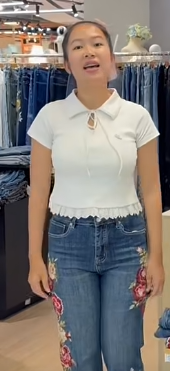
#> input picture data/staff_profiles/staff_1.png, 170 x 371 px; its folder holds only this picture in this run
$ python staff_matcher.py
#> lines starting #> are read from the running program, lines starting #| are printed output that depends on the picture
"""
Staff Profile & Visual Identification Module
Recognizes store staff (such as the female front desk staff) by:
1. Color histogram correlation with reference profiles in data/staff_profiles/
2. Clothing signature (white top + blue denim jeans)
3. Stationary dwell / counter position
"""
import os
import cv2
import numpy as np
import logging

logger = logging.getLogger("staff_matcher")

PROFILES_DIR = os.path.join(os.path.dirname(__file__), "data", "staff_profiles")

class StaffMatcher:
    def __init__(self):
        self.ref_histograms = []
        self._load_reference_profiles()

    def _load_reference_profiles(self):
        self.ref_histograms = []
        if not os.path.exists(PROFILES_DIR):
            return
        for fname in os.listdir(PROFILES_DIR):
            if fname.lower().endswith(('.png', '.jpg', '.jpeg')):
                fpath = os.path.join(PROFILES_DIR, fname)
                img = cv2.imread(fpath)
#> img is the input picture: shape (371, 170, 3); mean B, G, R 117, 120.9, 128.1
                if img is not None:
                    hsv = cv2.cvtColor(img, cv2.COLOR_BGR2HSV)
#> hsv: shape (371, 170, 3); mean H, S, V 60.6, 76.2, 140.2
                    hist = cv2.calcHist([hsv], [0, 1], None, [50, 60], [0, 180, 0, 256])
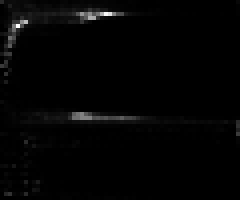
#> hist: shape (50, 60) float32 (shown 4 times larger); min 0, max 1342, mean 21; drawn with min black and max white
                    cv2.normalize(hist, hist, 0, 1, cv2.NORM_MINMAX)
                    self.ref_histograms.append((fname, hist))
        logger.info(f"Loaded {len(self.ref_histograms)} staff reference profiles.")

    # [74 lines left out: function match_person_crop, not called in this run]

# Global singleton
staff_matcher = StaffMatcher()

$ run again, on data/staff_profiles/staff_2.png
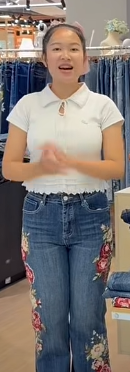
#> input picture data/staff_profiles/staff_2.png, 130 x 372 px
#> in _load_reference_profiles, img is the input picture: shape (372, 130, 3); mean B, G, R 114.7, 118.5, 126.7
#> hsv: shape (372, 130, 3); mean H, S, V 59.6, 79, 139.9
#> in _load_reference_profiles, `hist = cv2.calcHist([hsv], [0, 1], None, [50, 60], [0, 180, 0, 256])`:
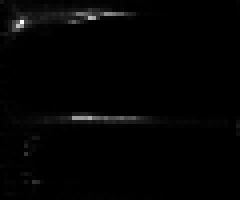
#> hist: shape (50, 60) float32 (shown 4 times larger); min 0, max 1161, mean 16.1; drawn with min black and max white

$ run again, on data/staff_profiles/staff_front_red.png
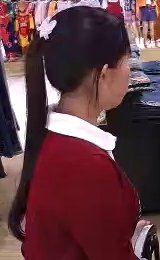
#> input picture data/staff_profiles/staff_front_red.png, 160 x 260 px
#> in _load_reference_profiles, img is the input picture: shape (260, 160, 3); mean B, G, R 67.2, 60.5, 98
#> hsv: shape (260, 160, 3); mean H, S, V 125.5, 118.3, 99.8
#> in _load_reference_profiles, `hist = cv2.calcHist([hsv], [0, 1], None, [50, 60], [0, 180, 0, 256])`:
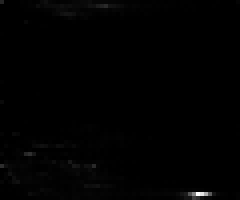
#> hist: shape (50, 60) float32 (shown 4 times larger); min 0, max 2338, mean 13.9; drawn with min black and max white

$ run again, on data/staff_profiles/staff_front_sitting.png
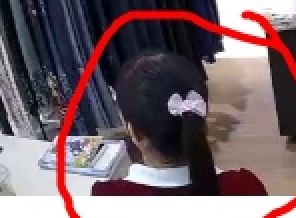
#> input picture data/staff_profiles/staff_front_sitting.png, 148 x 109 px (shown 2 times larger)
#> in _load_reference_profiles, img is the input picture: shape (109, 148, 3); mean B, G, R 105.5, 99.3, 119
#> hsv: shape (109, 148, 3); mean H, S, V 90.7, 80.6, 126.3
#> in _load_reference_profiles, `hist = cv2.calcHist([hsv], [0, 1], None, [50, 60], [0, 180, 0, 256])`:
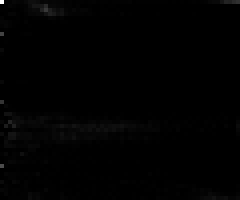
#> hist: shape (50, 60) float32 (shown 4 times larger); min 0, max 902, mean 5.4; drawn with min black and max white
